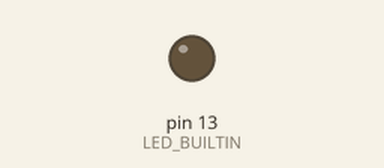
The sketch below on a simulated Arduino Uno, built with avr-gcc and run on an emulated ATmega328P. On the bench: output pins drawn as LEDs (lit = HIGH). What the sketch prints to the serial monitor is not drawn.

Above: at 0.05 s.
Timing chart, 0 to 4.6 s (numbered marks = the images above):
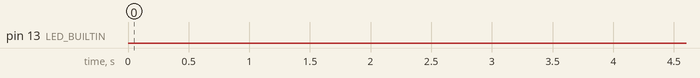

Measured:
- by itself, pin 13 (LED_BUILTIN): LOW → HIGH at 31.0 s, → LOW 1.0 s later, → HIGH 1.0 s later, → LOW 1.0 s later, … (99 changes in this stretch)

The sketch:

task_2.ino
```cpp
void setup () {
  Serial.begin(9600);
  pinMode(LED_BUILTIN, OUTPUT);
}

void blink(int time) {
  digitalWrite(LED_BUILTIN, HIGH);
  delay(time);
  digitalWrite(LED_BUILTIN, LOW);
  delay(time);
}

void loop() {
  for (int n = 0; n != 31; ++n) {
    Serial.println(n);
    delay(1000);
  }
  Serial.println("Time is up!");
  while (true) {
    blink(1000);
  }
}
```
